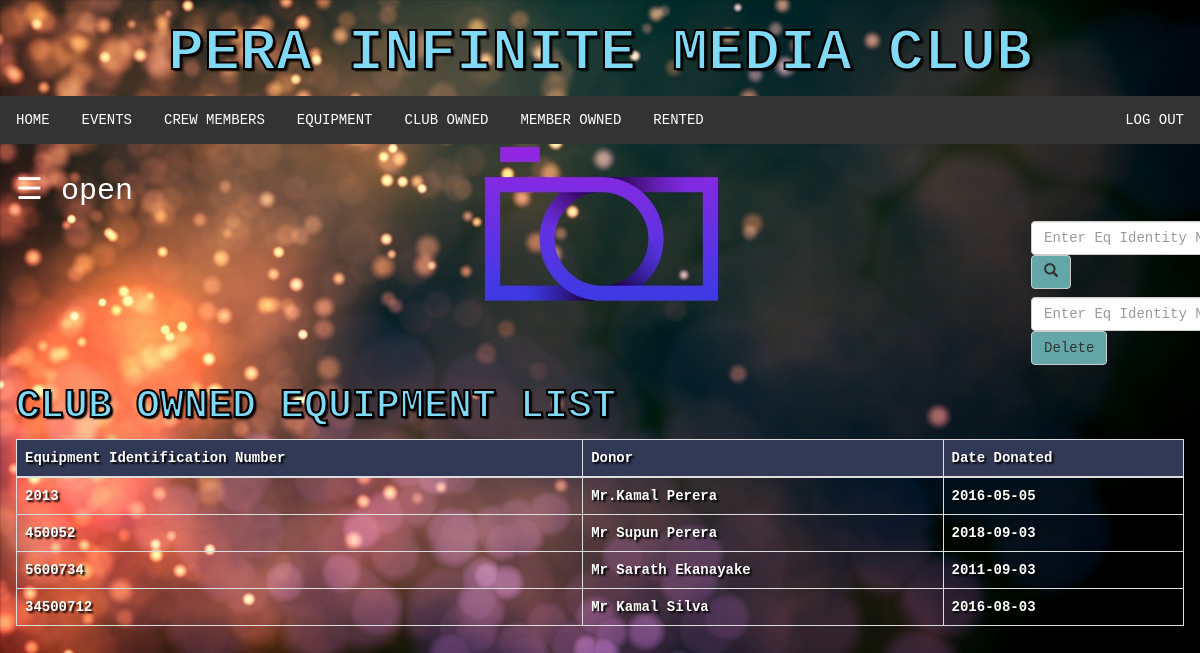
The page /club_owned.php (signed in) on the database its author committed.
### club_owned.php (the view, shortened to what this page needs)
<?php
	include "naviBar.php";
?>
<!DOCTYPE html>
<html>
<head>
</head>
<body>
	<div id="main">
	  <span style="font-size:30px;cursor:pointer; color: white;" onclick="openNav()">&#9776; open</span>
	<div class="srch">
		<form class="navbar-form" method="post" name="form1">
				<input class="form-control" type="text" name="search" placeholder="Enter Eq Identity Number" required="">
				<button style="background-color: #6db6b9e6;" type="submit" name="submit" class="btn btn-default">
					<span class="glyphicon glyphicon-search"></span>
				</button>
		</form>
		<form class="navbar-form" method="post" name="form1">
				<input class="form-control" type="text" name="id" placeholder="Enter Eq Identity Number" required="">
				<button style="background-color: #6db6b9e6;" type="submit" name="submit1" class="btn btn-default">Delete
				</button>
		</form>
	</div>
	<h2>Club Owned Equipment List</h2>
	<?php
		if(isset($_POST['submit']))
		{
			$q=mysqli_query($db,"SELECT * from `club owned` where `Equipment Identification Number` = '$_POST[search]' ");
			if(mysqli_num_rows($q)==0)
			{
				echo "Sorry! No equipment found. Try searching again.";
			}
			else
			{
				echo "<div class = 'table-wrapper-scroll-y my-custom-scrollbar'>";
				echo "<table class = 'table table-bordered table-fixed'>";
				echo "<thead>";
				echo "<tr style = 'background-color: #313957;'>";
				echo "<th>"; echo "Equipment Identification Number";	echo "</th>";
				echo "<th>"; echo "Donor";  echo "</th>";
				echo "<th>"; echo "Date Donated";  echo "</th>";
				echo "</tr>";
				echo "</thead>";
				echo "<tbody>";
			while($row=mysqli_fetch_assoc($q))
			{
				echo "<tr>";
				echo "<td>"; echo $row['Equipment Identification Number']; echo "</td>";
				echo "<td>"; echo $row['Donor']; echo "</td>";
				echo "<td>"; echo $row['Date Donated']; echo "</td>";
				echo "</tr>";
			}
			echo "</tbody>";
			echo "</table>";
			echo "</div>";
			}
		}
		else
		{
			$res = mysqli_query($db,"SELECT * FROM `club owned`;");
			echo "<div class = 'table-wrapper-scroll-y my-custom-scrollbar'>";
			echo "<table class = 'table table-bordered table-fixed'>";
			echo "<thead>";
			echo "<tr style = 'background-color: #313957;'>";
			echo "<th>"; echo "Equipment Identification Number";	echo "</th>";
			echo "<th>"; echo "Donor";  echo "</th>";
			echo "<th>"; echo "Date Donated";  echo "</th>";
			echo "</tr>";
			echo "</thead>";
			echo "<tbody>";
			while($row=mysqli_fetch_assoc($res))
				{
					echo "<tr>";
					echo "<td>"; echo $row['Equipment Identification Number']; echo "</td>";
					echo "<td>"; echo $row['Donor']; echo "</td>";
					echo "<td>"; echo $row['Date Donated']; echo "</td>";
					echo "</tr>";
				}
				echo "</tbody>";
			echo "</table>";
			echo "</div>";
		}
	?>
	</div>
</body>
</html>

### css/style.css (style rules this page uses)
html, body, div, span, object, iframe, h1, h2, h3, h4, h5, h6, p, blockquote, pre, abbr, address, cite, code, del, dfn, em, img, ins, kbd, q, samp, small, strong, sub, sup, var, b, i, dl, dt, dd, ol, ul, li, fieldset, form, label, legend, table, caption, tbody, tfoot, thead, tr, th, td, article, aside, canvas, details, figcaption, figure, footer, header, hgroup, menu, nav, section, summary, time, mark, audio, video { margin:0; padding:0; border:0; outline:0; font-size:100%; vertical-align:baseline; background:transparent; }
body { line-height:1; }
table { border-collapse:collapse; border-spacing:0; }
input, select { vertical-align:middle; }
.form-control { text-align: center; }
.srch { padding-left: 1000px; }
.table-fixed thead th { position: sticky; top: 0; background-color: #313957; }
.my-custom-scrollbar { position: relative; height: 200px; overflow: auto; }
.table-wrapper-scroll-y { display: block; }

### club_owned.php (style rules this page uses)
.table-fixed thead th { position: sticky; top: 0; background-color: #313957; }
.my-custom-scrollbar { position: relative; height: 200px; overflow: auto; }
.table-wrapper-scroll-y { display: block; }
th { color: white; }
tr { color: white; font-weight: bold; text-shadow: 2px 2px 2px black; }
h2 { text-transform: uppercase; font-size: 40px; font-weight: bold; font-family: Courier, "Lucida Console", monospace; color: #81DAF5; -webkit-text-stroke: 2px black; text-shadow: 2px 2px 2px black; }
body { background-image: url("image/img2.jpg"); -webkit-background-size:cover; -moz-background-size:cover; -o-background-size:cover; background-size: cover; margin: 0; }
.srch { padding-left: 1000px; }
body { font-family: Courier, "Lucida Console", monospace; transition: background-color .5s; }
#main { transition: margin-left .5s; padding: 16px; }

### rows shown on the page
club owned: Equipment Identification Number "2013", Donor "Mr.Kamal Perera", Date Donated "2016-05-05"
club owned: Equipment Identification Number "450052", Donor "Mr Supun Perera", Date Donated "2018-09-03"
club owned: Equipment Identification Number "5600734", Donor "Mr Sarath Ekanayake", Date Donated "2011-09-03"
club owned: Equipment Identification Number "34500712", Donor "Mr Kamal Silva", Date Donated "2016-08-03"
